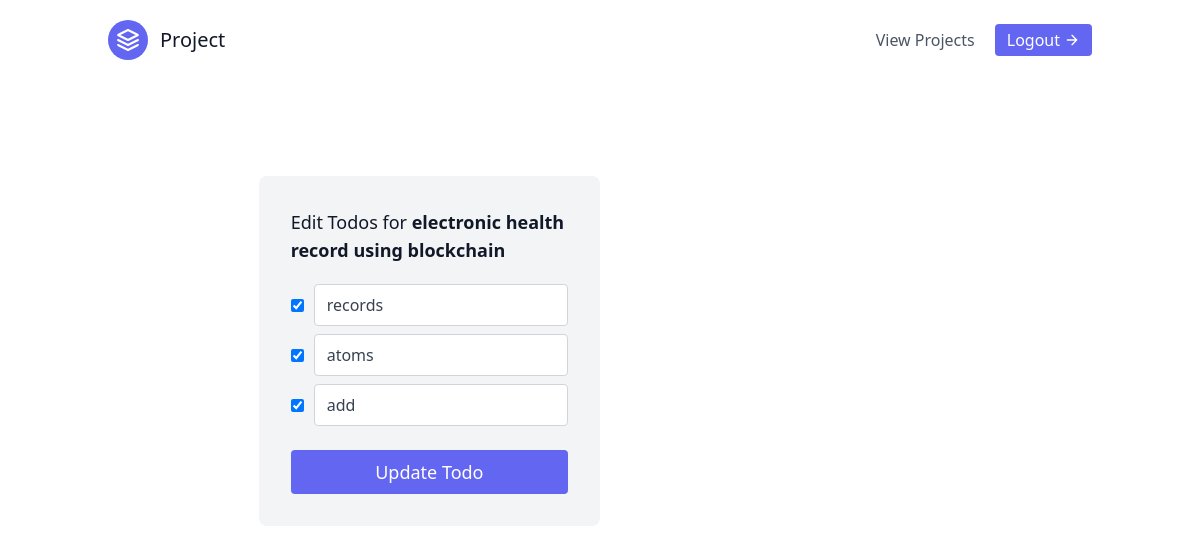
Page /edit_project_todos/12/ (signed in) on the committed database.
### homechallenge_app/models.py (models this page shows)
class Project(models.Model):
    title=models.CharField(max_length=100)
    todos=models.IntegerField()
    created_date=models.DateField()
    created_by = models.ForeignKey(User, on_delete=models.CASCADE)

class Todolist(models.Model):
    project=models.ForeignKey(Project, on_delete=models.CASCADE)
    description=models.CharField(max_length=500)
    status=models.BooleanField(default=False)
    updated_date=models.DateField()

### homechallenge_app/views.py (the view, shortened to what this page needs)
# urls.py: path('edit_project_todos/<int:project_id>/', views.edit_project_todos, name='edit_project_todos'),
@login_required
def edit_project_todos(request, project_id):
    project = get_object_or_404(Project, id=project_id)
    todos = Todolist.objects.filter(project=project)
    return render(request, 'edit_todos.html', {'project': project, 'todos': todos})

### templates/edit_todos.html (shortened to what this page needs)
{% extends 'base.html' %}
{% block content %}
<header class="text-gray-600 body-font">
  <div class="container mx-auto flex flex-wrap p-5 flex-col md:flex-row items-center">
    <a class="flex title-font font-medium items-center text-gray-900 mb-4 md:mb-0">
      <svg xmlns="http://www.w3.org/2000/svg" fill="none" stroke="currentColor" stroke-linecap="round" stroke-linejoin="round" stroke-width="2" class="w-10 h-10 text-white p-2 bg-indigo-500 rounded-full" viewBox="0 0 24 24">
        <path d="M12 2L2 7l10 5 10-5-10-5zM2 17l10 5 10-5M2 12l10 5 10-5"></path>
      </svg>
      <span class="ml-3 text-xl">Project</span>
    </a>
    <nav class="md:ml-auto flex flex-wrap items-center text-base justify-center">
      <a href="/view_project/" class="mr-5 hover:text-gray-900">View Projects</a>
    </nav>
    <button class="inline-flex items-center bg-indigo-500 border-0 py-1 px-3 focus:outline-none hover:bg-indigo-200 rounded hover:text-indigo-500 text-white mt-4 md:mt-0"><a href="/logout/">Logout </a>
      <svg fill="none" stroke="currentColor" stroke-linecap="round" stroke-linejoin="round" stroke-width="2" class="w-4 h-4 ml-1" viewBox="0 0 24 24">
        <path d="M5 12h14M12 5l7 7-7 7"></path>
      </svg>
    </button>
  </div>
</header>
<section class="text-gray-600 body-font">
  <div class="container px-15 py-24 mx-auto flex flex-wrap items-center">
    <div class="lg:w-2/6 md:w-1/2 bg-gray-100 rounded-lg p-8 flex flex-col md:ml-auto w-full mt-10 md:mt-0">
      <h2 class="text-gray-900 text-lg font-medium title-font mb-5">Edit Todos for <b>{{ project.title }}</b></h2>
      <div class="relative mb-4">
  <form method="post" >
    {% for todo in todos %}
      <div class="todo-item flex items-center mb-2">
        <input type="checkbox" id="todo_{{ todo.id }}" name="todo_{{ todo.id }}" {% if todo.status %}checked{% endif %} class="mr-2 bg-white rounded border border-gray-300 focus:border-indigo-500 focus:ring-2 focus:ring-indigo-200 text-base outline-none text-gray-700 py-1 px-3 leading-8 transition-colors duration-200 ease-in-out">
        <input type="text" id="description_{{ todo.id }}" name="description_{{ todo.id }}" value="{{ todo.description }}" class="w-full bg-white rounded border border-gray-300 focus:border-indigo-500 focus:ring-2 focus:ring-indigo-200 text-base outline-none text-gray-700 py-1 px-3 leading-8 transition-colors duration-200 ease-in-out">
      </div>
    {% endfor %}
</div>
      <button type="submit" class="text-white bg-indigo-500 border-0 py-2 px-8 focus:outline-none hover:bg-indigo-600 rounded text-lg">Update Todo</button>
    </div>
    <div class="lg:w-2/6 md:w-1/2 bg-white-100 rounded-lg p-8 flex flex-col md:ml-auto w-full mt-10 md:mt-0">
    </div>
  </div>
</section>
{% endblock %}

### templates/edit_todos.html (style rules this page uses)
.todo-item { display: flex; align-items: center; }
.todo-item input[type="checkbox"] { margin-right: 10px; }

### rows in the picture
Project: title "electronic health record using blockchain"
Todolist: status "☑", description "records"
Todolist: status "☑", description "atoms"
Todolist: status "☑", description "add"
